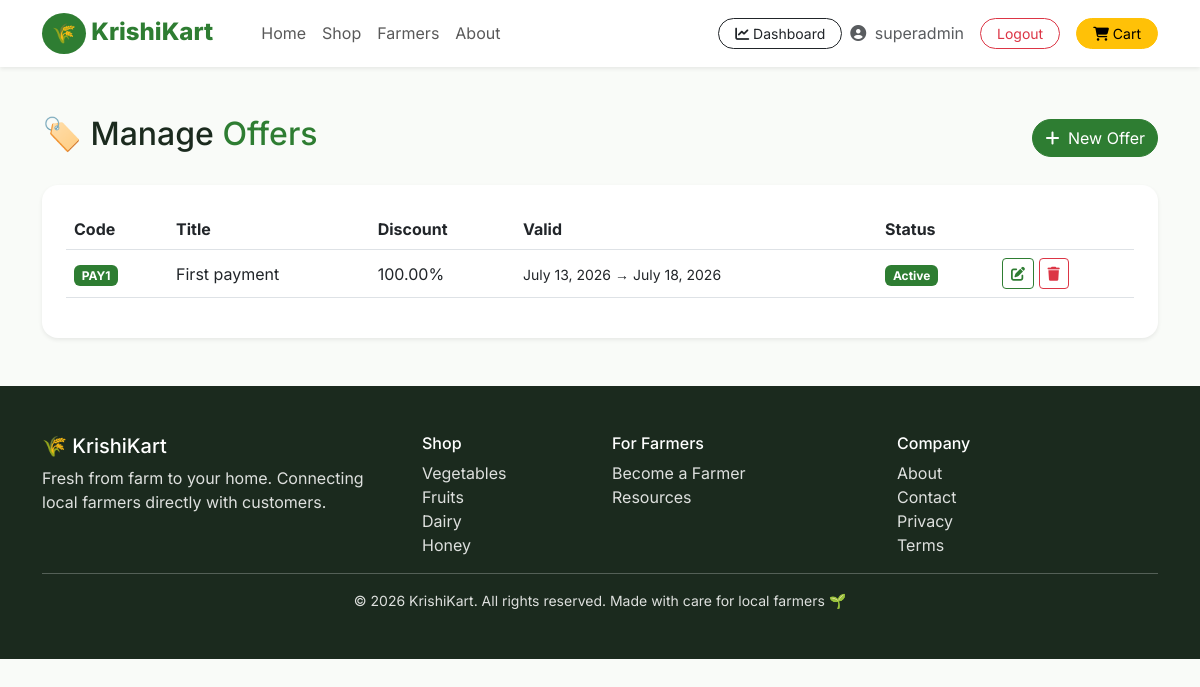
Screenshot of /dashboard/offers/ (signed in) with the database file from the repository.
### accounts/models.py (models this page shows, shortened)
class User(AbstractUser):
    phone = models.CharField(max_length=15, blank=True)
    address = models.TextField(blank=True)
    is_farmer = models.BooleanField(default=False)
    created_at = models.DateTimeField(auto_now_add=True)

### admin_dashboard/models.py (models this page shows, shortened)
class Offer(models.Model):
    title = models.CharField(max_length=200)
    code = models.CharField(max_length=30, unique=True)
    discount_percent = models.DecimalField(max_digits=5, decimal_places=2)
    description = models.TextField(blank=True)
    is_active = models.BooleanField(default=True)
    valid_from = models.DateField()
    valid_until = models.DateField()
    created_at = models.DateTimeField(auto_now_add=True)

### admin_dashboard/views.py (the view)
# urls.py: path('dashboard/offers/', views.offer_list, name='offer_list'),
@staff_member_required
def offer_list(request):
    offers = Offer.objects.all().order_by('-created_at')
    return render(request, 'admin_dashboard/offers.html', {'offers': offers})

### orders/context_processors.py (called while the page is built)
def cart_context(request):
    if request.user.is_authenticated:
        cart, _ = Cart.objects.get_or_create(user=request.user)
        return {'nav_cart_count': cart.item_count}
    return {'nav_cart_count': 0}

### orders/models.py (called while the page is built)
    @property
    def item_count(self):
        return sum(item.quantity for item in self.items.all())

### templates/admin_dashboard/offers.html (shortened to what this page needs)
{% extends 'base.html' %}
{% block content %}
<div class="container my-5">
    <div class="d-flex justify-content-between align-items-center mb-4">
        <h2>🏷️ Manage <span class="text-success">Offers</span></h2>
        <a href="{% url 'offer_add' %}" class="btn btn-success rounded-pill"><i class="fas fa-plus me-1"></i> New Offer</a>
    </div>
    <div class="bg-white rounded-4 shadow-sm p-4">
        <table class="table align-middle">
            <thead>
                <tr>
                    <th>Code</th><th>Title</th><th>Discount</th><th>Valid</th><th>Status</th><th></th>
                </tr>
            </thead>
            <tbody>
                {% for offer in offers %}
                <tr>
                    <td><span class="badge bg-success">{{ offer.code }}</span></td>
                    <td>{{ offer.title }}</td>
                    <td>{{ offer.discount_percent }}%</td>
                    <td><small>{{ offer.valid_from }} → {{ offer.valid_until }}</small></td>
                    <td>
                        {% if offer.is_active %}
                        <span class="badge bg-success">Active</span>
                        {% else %}
                        <span class="badge bg-secondary">Inactive</span>
                        {% endif %}
                    </td>
                    <td>
                        <a href="{% url 'offer_edit' offer.id %}" class="btn btn-sm btn-outline-success"><i class="fas fa-edit"></i></a>
                        <a href="{% url 'offer_delete' offer.id %}" class="btn btn-sm btn-outline-danger" onclick="return confirm('Delete this offer?')"><i class="fas fa-trash"></i></a>
                    </td>
                </tr>
                {% empty %}
                <tr><td colspan="6" class="text-center text-muted py-4">No offers created yet.</td></tr>
                {% endfor %}
            </tbody>
        </table>
    </div>
</div>
{% endblock %}

### templates/base.html (shortened to what this page needs)
<!DOCTYPE html>
<html lang="en">
<head>
    <link href="https://cdn.jsdelivr.net/npm/bootstrap@5.3.0/dist/css/bootstrap.min.css" rel="stylesheet">
    <link rel="stylesheet" href="https://cdnjs.cloudflare.com/ajax/libs/font-awesome/6.4.0/css/all.min.css">
    {% load static %}
    <link rel="stylesheet" href="{% static 'css/style.css' %}">
</head>
<body>
    <nav class="navbar navbar-expand-lg navbar-light bg-white shadow-sm sticky-top">
        <div class="container">
            <a class="navbar-brand" href="{% url 'home' %}">
                <span class="brand-icon">🌾</span> KrishiKart
            </a>
            <div class="collapse navbar-collapse" id="navbarNav">
                <ul class="navbar-nav me-auto ms-4">
                    <li class="nav-item"><a class="nav-link" href="{% url 'home' %}">Home</a></li>
                    <li class="nav-item"><a class="nav-link" href="{% url 'product_list' %}">Shop</a></li>
                    <li class="nav-item"><a class="nav-link" href="#">Farmers</a></li>
                    <li class="nav-item"><a class="nav-link" href="#">About</a></li>
                </ul>
                <div class="d-flex align-items-center">
                    {% if user.is_authenticated %}
                        {% if user.is_staff %}
                        <a href="{% url 'dashboard_home' %}" class="btn btn-outline-dark btn-sm rounded-pill px-3 me-2">
                            <i class="fas fa-chart-line"></i> Dashboard
                        </a>
                        {% endif %}
                        <span class="me-3 text-muted"><i class="fas fa-user-circle me-1"></i> {{ user.username }}</span>
                        <button type="button" class="btn btn-outline-danger btn-sm rounded-pill px-3 me-2" data-bs-toggle="modal" data-bs-target="#logoutModal">
                           Logout
                        </button>
                    {% else %}
                        <a href="{% url 'login' %}" class="btn btn-success btn-sm rounded-pill px-3 me-2">Sign In</a>
                        <a href="{% url 'register' %}" class="btn btn-outline-success btn-sm rounded-pill px-3">Sign Up</a>
                    {% endif %}
                    <a href="{% url 'view_cart' %}" class="btn btn-warning btn-sm rounded-pill px-3 ms-2 position-relative">
                        <i class="fas fa-shopping-cart"></i> Cart
                    </a>
                </div>
            </div>
        </div>
    </nav>
    {% block content %}{% endblock %}
    <footer class="footer bg-dark text-white py-5 mt-5">
        <div class="container">
            <div class="row">
                <div class="col-md-4">
                    <h5>🌾 KrishiKart</h5>
                    <p class="text-muted">Fresh from farm to your home. Connecting local farmers directly with customers.</p>
                </div>
                <div class="col-md-2">
                    <h6>Shop</h6>
                    <a href="{% url 'product_list' %}" class="text-muted d-block">Vegetables</a>
                    <a href="{% url 'product_list' %}" class="text-muted d-block">Fruits</a>
                    <a href="{% url 'product_list' %}" class="text-muted d-block">Dairy</a>
                    <a href="{% url 'product_list' %}" class="text-muted d-block">Honey</a>
                </div>
                <div class="col-md-3">
                    <h6>For Farmers</h6>
                    <a href="{% url 'register' %}" class="text-muted d-block">Become a Farmer</a>
                    <a href="#" class="text-muted d-block">Resources</a>
                </div>
                <div class="col-md-3">
                    <h6>Company</h6>
                    <a href="#" class="text-muted d-block">About</a>
                    <a href="#" class="text-muted d-block">Contact</a>
                    <a href="#" class="text-muted d-block">Privacy</a>
                    <a href="#" class="text-muted d-block">Terms</a>
                </div>
            </div>
            <hr>
            <div class="text-center text-muted small">
                © 2026 KrishiKart. All rights reserved. Made with care for local farmers 🌱
            </div>
        </div>
    </footer>
</body>
</html>

### static/css/style.css (style rules this page uses)
:root { --primary-color: #2E7D32; --success-color: #2E7D32; --light-bg: #F5F7F0; --shadow: 0 4px 20px rgba(0,0,0,0.08); --shadow-hover: 0 8px 30px rgba(46, 125, 50, 0.15); }
* { margin: 0; padding: 0; box-sizing: border-box; }
body { font-family: 'Inter', sans-serif; background: #F9FBF8; color: #1B2A1E; }
.brand-icon { background: var(--primary-color); color: white; padding: 6px 10px; border-radius: 50%; display: inline-block; font-size: 1.2rem; }
.navbar-brand { font-weight: 800; font-size: 1.5rem; color: var(--primary-color) !important; }
.btn-success { background: var(--primary-color); border-color: var(--primary-color); }
.btn-outline-success { color: var(--primary-color); border-color: var(--primary-color); }
.footer { background: #1B2A1E !important; }
.footer a { text-decoration: none; transition: color 0.3s; }
.text-success { color: var(--primary-color) !important; }
.bg-success { background-color: var(--primary-color) !important; }
.footer, .footer p, .footer h5, .footer h6 { color: #ffffff !important; }
.footer a.text-muted, .footer .text-muted { color: #dee0de !important; }

### rows the page displays
User: username "superadmin"
Offer: code "PAY1", title "First payment", discount_percent "100.00", valid_from "July 13, 2026", valid_until "July 18, 2026", is_active "Active"
